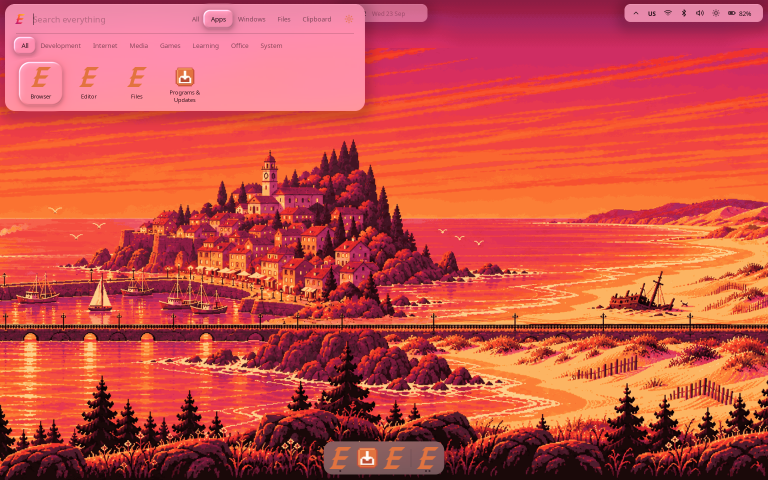
#> input picture tests/fixtures/theme-light/launcher.png, 1536 x 960 px (shown at 1/2 size)
$ python check-launcher-lattice.py ../fixtures/theme-light/dock.png ../fixtures/theme-light/launcher.png
#> lines starting #> are read from the running program, lines starting #| are printed output that depends on the picture
# Copyright (C) 2026 Artur Yakymenko
# SPDX-License-Identifier: GPL-3.0-or-later
"""C11, on the host: check for a grid on glass over fine detail (27.09, the “stripes”).
  python3 tests/vm/check-launcher-lattice.py <desktop> <screenshot>
login.sh supplies the screenshot: launcher on an empty workspace at scale 1.25, over dense text wallpaper
(make-text-wall.py). Measure an empty plate area to the right of the second tile row (logical
x 600..720, y 226..282 — no tiles there with the VM's app set): variations faster than
~25 px, after subtracting a double 25×25 average. The old blur (first pass sampled the full
capture at 9.4 px intervals) turned each letter into a grid of dots: in simulation, this wallpaper gave
3.2 levels; a real kitty window gave 1.3 (p99−p1 5); correct blur gives 0.1.
Pass when standard deviation is ≤ 0.8 levels. Prints `[<desktop>] launcher-lattice: ok`
or `...: BAD <values>`; exit code 0 / 1."""
import sys

import numpy as np
from PIL import Image

name, path = sys.argv[1], sys.argv[2]
SCALE = 1.25
PATCH = (600, 226, 120, 56)
LIMIT = .8


def box(a, r):
    p = np.pad(a, r + 1, mode="edge")
    c = p.cumsum(0).cumsum(1)
    n = 2 * r + 1
    return (c[n:, n:] - c[:-n, n:] - c[n:, :-n] + c[:-n, :-n])[:a.shape[0], :a.shape[1]] / (n * n)


x, y, w, h = (round(v * SCALE) for v in PATCH)
rgb = np.asarray(Image.open(path).convert("RGB"), dtype=np.float64)[y:y + h, x:x + w]
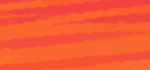
#> rgb: shape (70, 150, 3) float64; mean R, G, B 247.2, 89.6, 52.1
lum = rgb @ np.array([.2126, .7152, .0722])
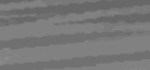
#> lum: shape (70, 150) float64; min 102.1, max 138.4, mean 120.4
high = (lum - box(box(lum, 12), 12))[12:-12, 12:-12]
#> in box, `p = np.pad(a, r + 1, mode="edge")`:
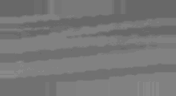
#> p: shape (96, 176) float64; min 102.1, max 138.4, mean 119.9
#> in box, `c = p.cumsum(0).cumsum(1)`:
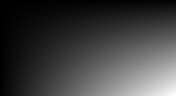
#> c: shape (96, 176) float64; min 104.6, max 2026476.9, mean 505428; drawn with min black and max white
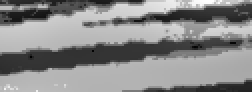
#> high: shape (46, 126) float64 (shown 2 times larger); min -17.28, max 16.18, mean 0.842; drawn with min black and max white
std = float(high.std())
#> std = 7.97
spread = float(np.percentile(high, 99) - np.percentile(high, 1))
#> spread = 26.65
print(f"[{name}]   plate over text: brightness {lum.mean():.1f}, grid {std:.2f} (≤ {LIMIT}), p99−p1 {spread:.2f}")
#| [../fixtures/theme-light/dock.png]   plate over text: brightness 120.4, grid 7.97 (≤ 0.8), p99−p1 26.65
ok = std <= LIMIT
#> ok = False
print(f"[{name}] launcher-lattice: {'ok' if ok else f'BAD lattice={std:.2f}'}")
#| [../fixtures/theme-light/dock.png] launcher-lattice: BAD lattice=7.97
#> (the run stopped early here; a loop or call above may not have finished)
